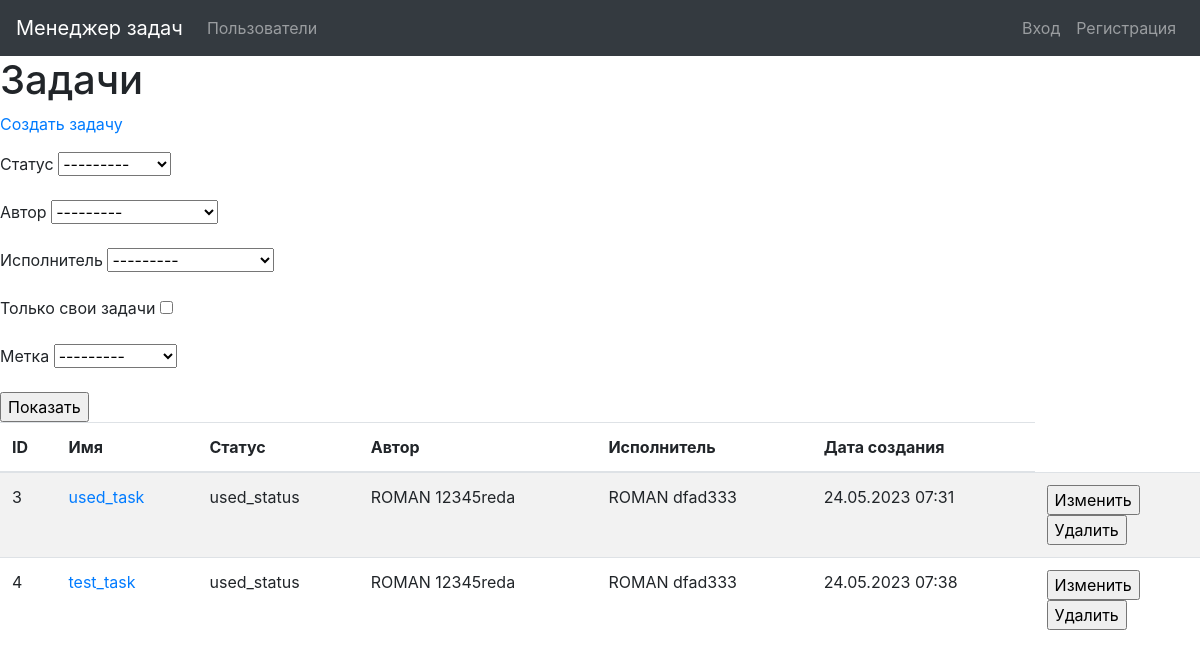
/tasks/, run on the app's committed database.
### task_manager/tasks/models.py (models this page shows, shortened)
class Task(models.Model):
    name = models.CharField(_('Name'), max_length=100, unique=True)
    description = models.TextField(_('Description'), )
    author = models.ForeignKey(User, on_delete=models.PROTECT,
                               related_name='user_author')
    status = models.ForeignKey(Status, on_delete=models.PROTECT)
    executor = models.ForeignKey(User, on_delete=models.PROTECT,
                                 related_name='user_assignee')
    labels = models.ManyToManyField(Label, through=TaskLabel,
                                    related_name='tasks')
    created_at = models.DateTimeField(default=timezone.now)

### task_manager/statuses/models.py (models this page shows)
class Status(models.Model):
    name = models.CharField(_('Name'), max_length=100, unique=True)
    created_at = models.DateTimeField(default=timezone.now)
    def __str__(self):
        return self.name

### task_manager/users/models.py (models this page shows)
class User(AbstractUser):
    def __str__(self):
        return self.get_full_name()

### task_manager/tasks/views.py (the view)
# urls.py: path('', views.TasksListView.as_view(), name='tasks_list'),
class TasksListView(ListView):
    model = Task
    template_name = 'task/tasks_list.html'
    context_object_name = 'tasks'
    def get_context_data(self, **kwargs):
        context = super().get_context_data(**kwargs)
        context['filter'] = \
            forms.TaskFilter(self.request.GET, queryset=self.get_queryset(),
                             request=self.request)
        return context

### task_manager/labels/models.py (called while the page is built)
    def __str__(self):
        return self.name

### task_manager/tasks/forms.py (called while the page is built)
    def filter_by_authorized(self, queryset, author, value):
        authorized_user = getattr(self.request, 'user', None)
        if value:
            return queryset.filter(author=authorized_user.id)
        else:
            return queryset

### task_manager/templates/task/tasks_list.html (shortened to what this page needs)
{% extends "base.html" %}
{% block content %}
{% load i18n %}
<h1>{% translate "Tasks" %}</h1>
<p><a href="{% url 'task_create' %}">{% translate "Create tasks" %}</a></p>
<div class="table-responsive">
    <form method="get">
      {{ filter.form.as_p }}
      <input type="submit" value="Показать"/>
    </form>
  <table class="table table-striped">
    <thead>
      <tr>
        <th>{% translate "ID" %}</th>
        <th>{% translate "Name" %}</th>
        <th>{% translate "Status" %}</th>
        <th>{% translate "Author" %}</th>
        <th>{% translate "Assigned to" %}</th>
        <th>{% translate "Created at" %}</th>
      </tr>
    </thead>
    <tbody>
    {% for task in filter.qs %}
      <tr>
        <td>{{ task.id }}</td>
        <td><a href="{% url 'task_details' pk=task.id %}">{{ task.name }}</a></td>
        <td>{{ task.status }}</td>
        <td>{{ task.author.first_name }} {{ task.author.last_name }}</td>
        <td>{{ task.executor.first_name }} {{ task.executor.last_name }}</td>
        <td>{{ task.created_at|date:"d.m.Y H:i" }}</td>
        <td>
          <form action="{% url 'task_update' pk=task.id %}" method="get">
          <input type="submit" value='{% translate "Change data" %}'>
          </form>
          <form action="{% url 'task_delete' pk=task.id %}" method="get">
          <input type="submit" value='{% translate "Delete data" %}'>
          </form>
        </td>
      </tr>
      {% endfor %}
      </tbody>
</table>
  </div>
{% endblock %}

### data on the page
Task: id "3", name "used_task", status "used_status", author.first_name "ROMAN", author.last_name "12345reda", executor.first_name "ROMAN", executor.last_name "dfad333", created_at "24.05.2023 07:31"
Task: id "4", name "test_task", status "used_status", author.first_name "ROMAN", author.last_name "12345reda", executor.first_name "ROMAN", executor.last_name "dfad333", created_at "24.05.2023 07:38"
